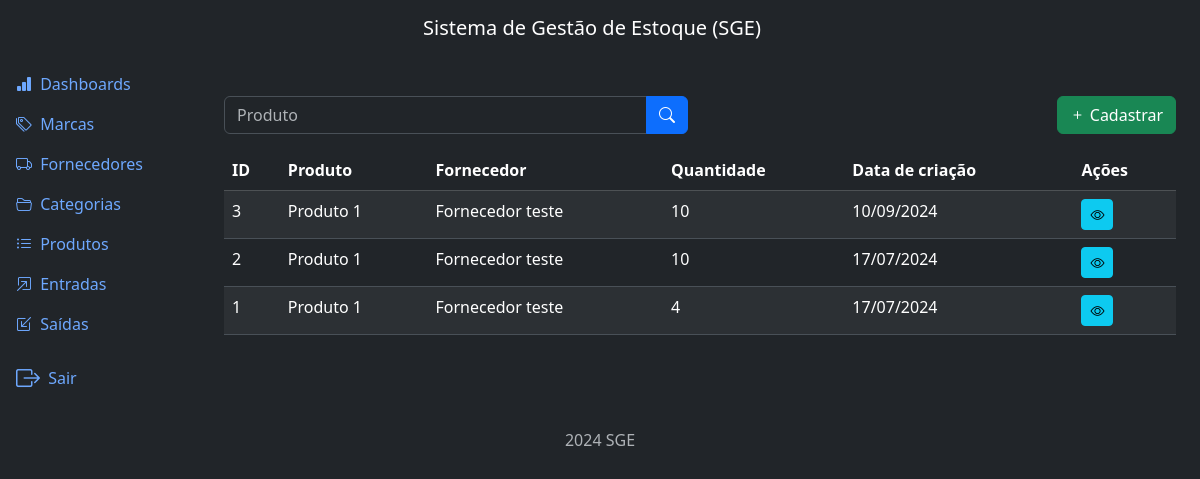
The app's page /inflows/list/ (signed in) with its own data.
### inflows/models.py (models this page shows, shortened)
class Inflow(models.Model):
    supplier = models.ForeignKey(
        Supplier, on_delete=models.PROTECT, related_name='inflows')
    product = models.ForeignKey(
        Product, on_delete=models.PROTECT, related_name='inflows')
    quantity = models.IntegerField()
    description = models.TextField(null=True, blank=True)
    created_at = models.DateTimeField(auto_now_add=True)
    updated_at = models.DateTimeField(auto_now=True)
    class Meta:
        ordering = ['-created_at']

### products/models.py (models this page shows)
class Product(models.Model):
    title = models.CharField(max_length=500)
    category = models.ForeignKey(
        Category, on_delete=models.PROTECT, related_name='products')
    brand = models.ForeignKey(
        Brand, on_delete=models.PROTECT, related_name='products')
    description = models.TextField(null=True, blank=True)
    serie_number = models.CharField(max_length=200, null=True, blank=True)
    cost_price = models.DecimalField(max_digits=20, decimal_places=2)
    selling_price = models.DecimalField(max_digits=20, decimal_places=2)
    quantity = models.IntegerField(default=0)
    created_at = models.DateTimeField(auto_now_add=True)
    updated_at = models.DateTimeField(auto_now=True)
    class Meta:
        ordering = ['title']
    def __str__(self):
        return self.title

### suppliers/models.py (models this page shows)
class Supplier(models.Model):
    name = models.CharField(max_length=500)
    description = models.TextField(null=True, blank=True)
    created_at = models.DateTimeField(auto_now_add=True)
    updated_at = models.DateTimeField(auto_now=True)
    class Meta:
        ordering = ['name']
    def __str__(self):
        return self.name

### inflows/views.py (the view)
# urls.py: path('list/', views.InflowListView.as_view(), name='list'),
class InflowListView(LoginRequiredMixin, PermissionRequiredMixin, ListView):
    model = Inflow
    template_name = 'inflow_list.html'
    context_object_name = 'inflows'
    paginate_by = 5
    permission_required = 'inflows.view_inflow'
    def get_queryset(self):
        qs = super().get_queryset()
        product = self.request.GET.get('product')
        if product:
            qs = qs.filter(product__title__icontains=product)
        return qs

### inflows/templates/inflow_list.html (shortened to what this page needs)
{% extends "base.html" %}
{% block content %}
  <div class="row mb-3">
    <div class="col-md-6">
      <form method="GET" action="{% url "inflow:list" %}">
        <div class="input-group">
          <input type="text" class="form-control" name="product" placeholder="Produto" value="{{request.GET.product}}">
          <button type="submit" class="btn btn-primary">
            <i class="bi bi-search"></i>
          </button>
        </div>
      </form>
    </div>
    <div class="col-md-6">
      <a href="{% url "inflow:create" %}" class="btn btn-success float-end" >
        <i class="bi bi-plus"></i>
        Cadastrar
      </a>
    </div>
  </div>
  <div class="table-responsive">
    <table class="table table-striped table-border">
      <thead class="table-dark">
        <tr>
          <th>ID</th>
          <th>Produto</th>
          <th>Fornecedor</th>
          <th>Quantidade</th>
          <th>Data de criação</th>
          <th>Ações</th>
        </tr>
      </thead>
      <tbody>
        {% for inflow in inflows %}
          <tr>
            <td>{{ inflow.id }}</td>
            <td>{{ inflow.product }}</td>
            <td>{{ inflow.supplier }}</td>
            <td>{{ inflow.quantity }}</td>
            <td>{{ inflow.created_at|date:"d/m/Y" }}</td>
            <td>
              <a href="{% url "inflow:detail" inflow.id %}" class="btn btn-info btn-sm"><i class="bi bi-eye"></i></a>
            </td>
          </tr>
        {% endfor %}
      </tbody>
    </table>
  </div>
{% endblock content %}

### records on screen
Inflow: id "3", product "Produto 1", supplier "Fornecedor teste", quantity "10", created_at "10/09/2024"
Inflow: id "2", product "Produto 1", supplier "Fornecedor teste", quantity "10", created_at "17/07/2024"
Inflow: id "1", product "Produto 1", supplier "Fornecedor teste", quantity "4", created_at "17/07/2024"
